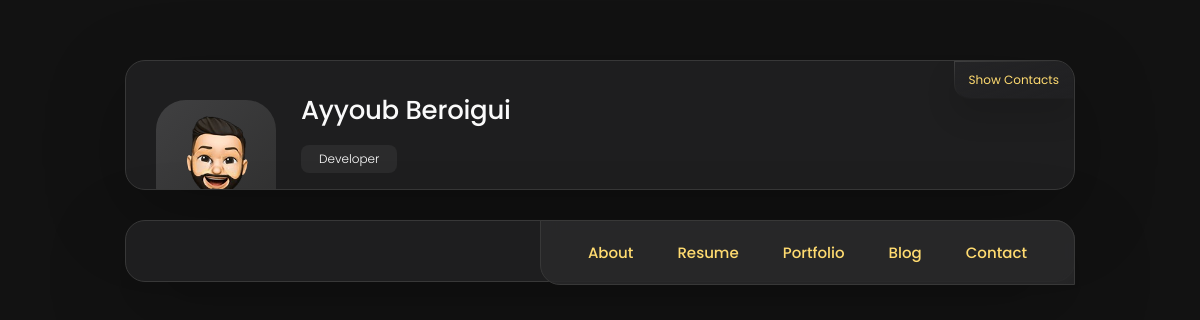
/Voice and Gesture Control App, run on an earlier commit of the app's database.
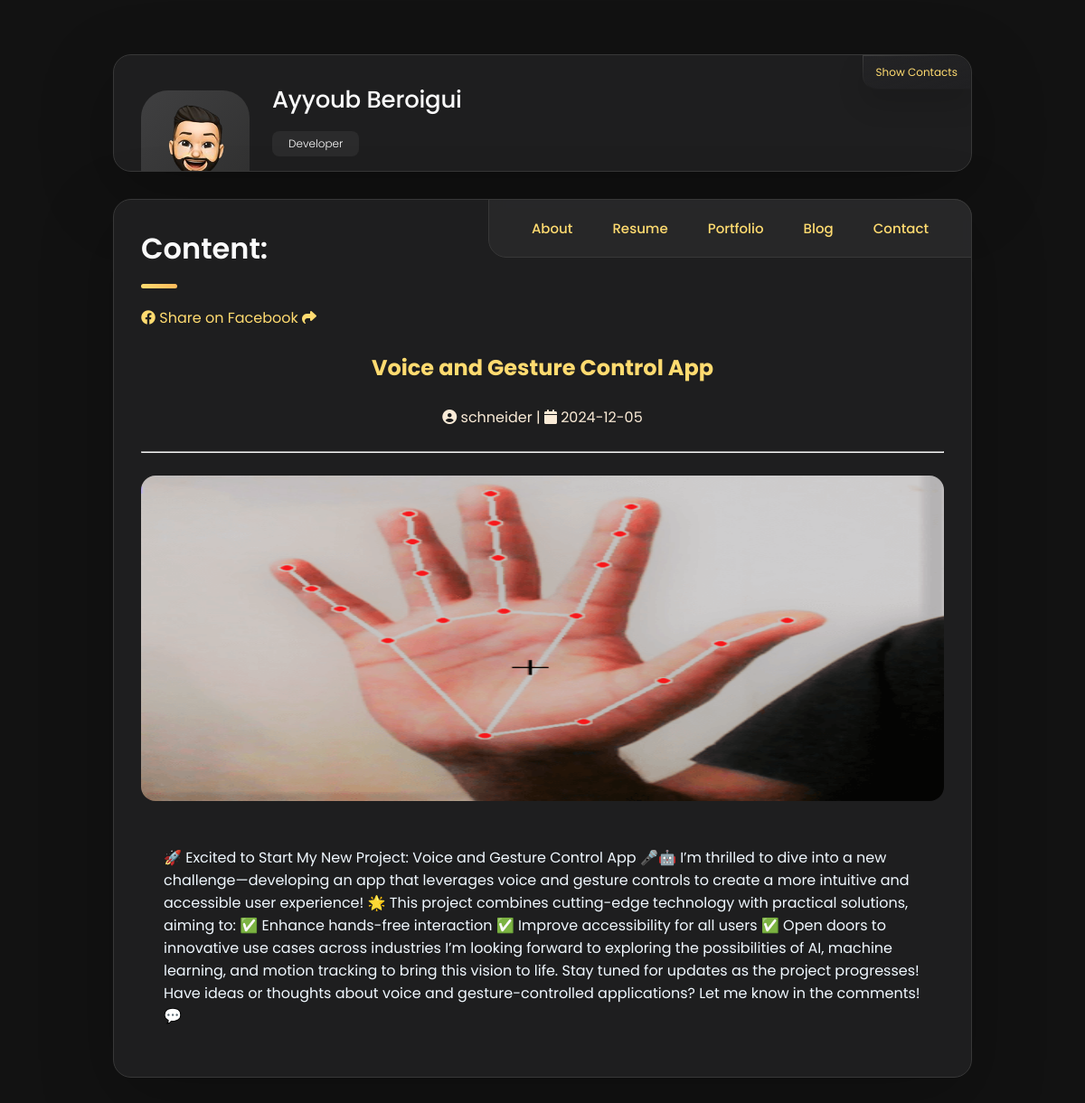
And on a later commit of the database.
### tables this page shows
CREATE TABLE "blogs" (
	"id"	INTEGER,
	"Author"	text NOT NULL,
	"publihed_at"	TIMESTAMP NOT NULL,
	"content"	TEXT NOT NULL CHECK(LENGTH("content") > 100),
	"image"	text,
	"is_pinned"	boolean DEFAULT false,
	"title"	text NOT NULL UNIQUE,
	PRIMARY KEY("id" AUTOINCREMENT)
);

### app.py (the view)
@app.route('/<id>')
def content(id):
    conn = sqlite3.connect('mydatabase.db')
    c = conn.cursor()
    c.execute("SELECT content,author,publihed_at,title,image FROM blogs WHERE title=?", (id,))
    blog = c.fetchall()
    return render_template('single.html', content=blog , id=id)

### templates/single.html
{%extends 'base.html'%}
{%block content%}
<article class="about active" data-page="blog">
    {% for blog in content %}
    <header>
      <h2 class="h2 article-title">Content: </h2>
      <a href="https://www.facebook.com/sharer/sharer.php?u={{ url_for('content', id= id, _external=True) }}" target="_blank">
        <i class="fa-brands fa-facebook"></i> Share on Facebook <i class="fa fa-share"></i><br>
      </a>
      <br>
    </header>
    <center>
      <div class="title1">
    <h2 > {{ blog[3] }}</h2>
  </div>
    <br>
    <div class="authors">
    <i class="fa fa-user-circle"></i> {{ blog[1] }} |
    <i class="fa fa-calendar"></i>  {{ blog[2] }}
  </div>
    <br>
    <hr>
<br>
    </center>
    <figure class="blog-banner-box">
        <img src="{{ url_for('static', filename=blog[4] ) }}" alt="Design conferences in 2022" loading="lazy">
    </figure>
    <br>
    <div class="blog-content">
     {{ blog[0]|safe }}
    </div>
    {%endfor%}
</article>
{%endblock%}

What changed in the data, as far as the page shows it:
added blogs: title "Voice and Gesture Control App", Author "schneider", publihed_at "2024-12-05", image (picture), content "🚀 Excited to Start My New Project: Voice and Gesture Control App 🎤🤖 I’m thrilled to dive into a new challenge—developing an app that leverages voice and gesture controls to create a more intuitive and accessible user experience! 🌟 This project combines cutting-edge technology with practical solutions, aiming to: ✅ Enhance hands-free interaction ✅ Improve accessibility for all users ✅ Open doors to innovative use cases across industries I’m looking forward to exploring the possibilities of AI, machine learning, and motion tracking to bring this vision to life. Stay tuned for updates as the project progresses! Have ideas or thoughts about voice and gesture-controlled applications? Let me know…"
